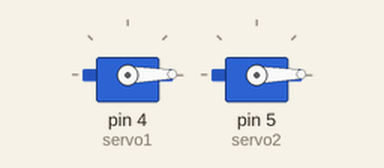
Bench run of a sketch on a simulated Arduino Uno, built with avr-gcc and run on an emulated ATmega328P. Shown: 2 × servo.

Above: at 0.05 s.
At 2.2 s:
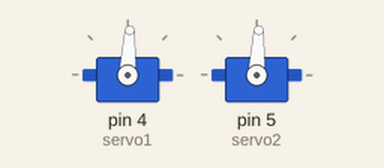
At 4.4 s:
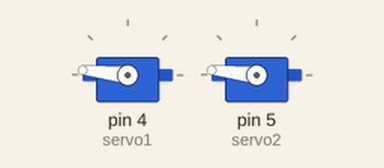
At 8.75 s:
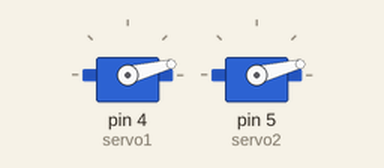
Timing chart, 0 to 11.8 s (numbered marks = the images above):
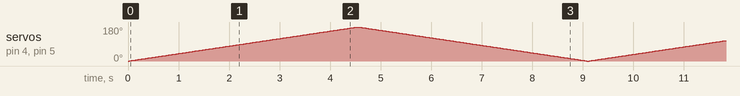

The sketch:

Servo-Motor_Code.ino
```cpp
#include <Servo.h>
Servo servo1;
Servo servo2;
int Pos = 0;

  void setup()
{
  servo1.attach(4);
  servo2.attach(5);
}
  void loop()
{
 for(Pos=0;Pos<=180;Pos++)
	{
      servo1.write(Pos);
      servo2.write(Pos);
      delay(25);
	}
 for(Pos=180;Pos>=0;Pos--)
     {
       servo1.write(Pos);
       servo2.write(Pos);
       delay(25);
     }
}
```
